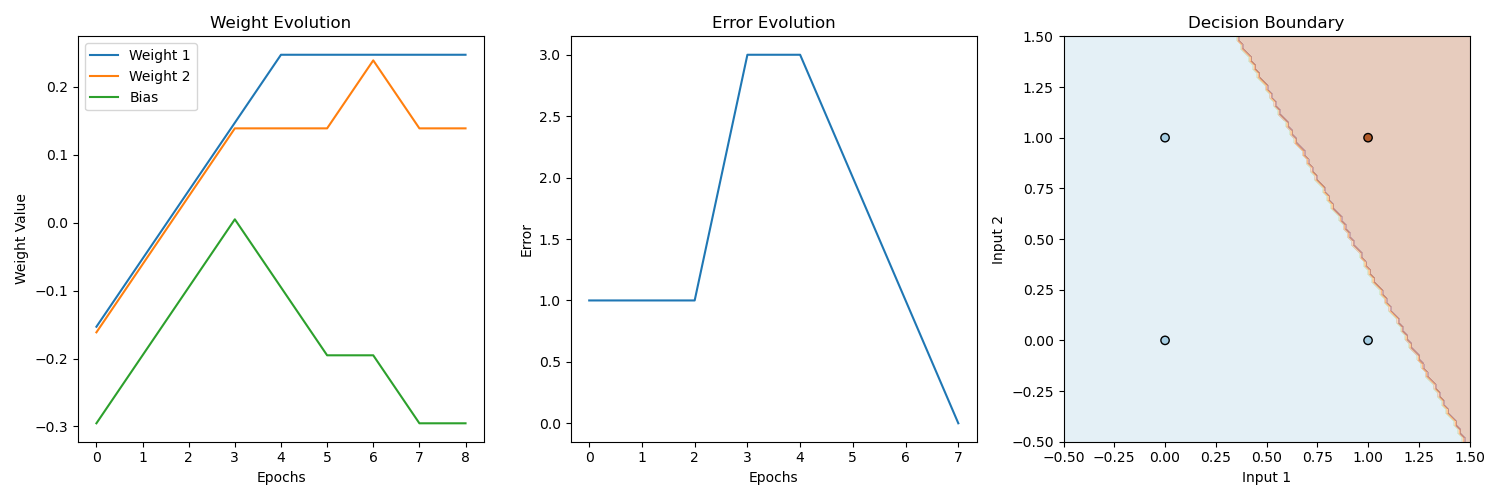

Reproduce this figure in Python.
# Write a python function to realize the logical AND function by a perceptron.

import numpy as np
import matplotlib.pyplot as plt

def perceptron_and(learning_rate=0.1, epochs=100, plot_learning=True):
    # Training data for AND function
    X = np.array([
        [0, 0, 1],
        [0, 1, 1],
        [1, 0, 1],
        [1, 1, 1]
    ])

    y = np.array([0, 0, 0, 1])  # Expected outputs for AND function
    
    weights = np.random.rand(3) - 0.5  # Random weights between -0.5 and 0.5
    weight_history = [weights.copy()]
    error_history = []
    
    for epoch in range(epochs):
        epoch_error = 0
        
        for i in range(len(X)):
            activation = np.dot(X[i], weights)
            prediction = 1 if activation > 0 else 0
            
            error = y[i] - prediction
            epoch_error += abs(error)
            
            weights += learning_rate * error * X[i]
        
        weight_history.append(weights.copy())
        error_history.append(epoch_error)
        
        if epoch_error == 0:
            print(f"AND function learned after {epoch+1} epochs!")
            break
            
        if epoch == epochs - 1:
            print("Warning: Maximum epochs reached without convergence.")
    
    if plot_learning:
        plt.figure(figsize=(15, 5))
        
        # Plot weight evolution
        plt.subplot(1, 3, 1)
        epochs_range = range(len(weight_history))
        plt.plot(epochs_range, [w[0] for w in weight_history], label='Weight 1')
        plt.plot(epochs_range, [w[1] for w in weight_history], label='Weight 2')
        plt.plot(epochs_range, [w[2] for w in weight_history], label='Bias')
        plt.xlabel('Epochs')
        plt.ylabel('Weight Value')
        plt.title('Weight Evolution')
        plt.legend()
        
        # Plot error evolution
        plt.subplot(1, 3, 2)
        plt.plot(range(len(error_history)), error_history)
        plt.xlabel('Epochs')
        plt.ylabel('Error')
        plt.title('Error Evolution')
        
        # Plot decision boundary
        plt.subplot(1, 3, 3)
        x_min, x_max = -0.5, 1.5
        y_min, y_max = -0.5, 1.5
        xx, yy = np.meshgrid(np.linspace(x_min, x_max, 100),
                            np.linspace(y_min, y_max, 100))
        grid = np.c_[xx.ravel(), yy.ravel(), np.ones(xx.ravel().shape[0])]
        Z = np.dot(grid, weights)
        Z = np.where(Z > 0, 1, 0)
        Z = Z.reshape(xx.shape)
        plt.contourf(xx, yy, Z, alpha=0.3, cmap=plt.cm.Paired)
        plt.scatter(X[:, 0], X[:, 1], c=y, cmap=plt.cm.Paired, edgecolors='k')
        plt.xlabel('Input 1')
        plt.ylabel('Input 2')
        plt.title('Decision Boundary')
        
        plt.tight_layout()
        plt.show()
    
    print("\nTesting the trained model:")
    for i in range(len(X)):
        activation = np.dot(X[i], weights)
        output = 1 if activation > 0 else 0
        print(f"Input: {X[i][0:2]}, Output: {output}, Expected: {y[i]}")
    
    return weights, weight_history

if __name__ == "__main__":
    final_weights, history = perceptron_and(learning_rate=0.1, epochs=100)
    print(f"\nFinal weights: {final_weights}")
